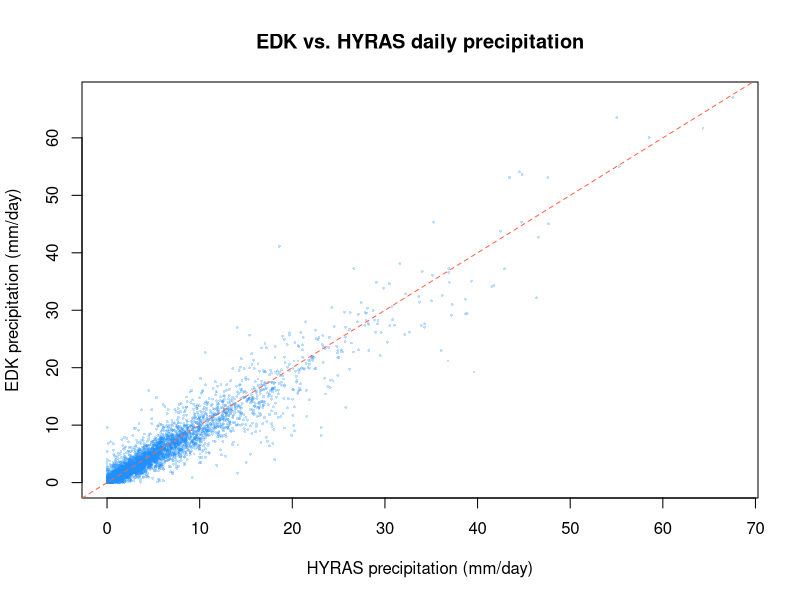

Recreate this plot in R.
################################################################################
####  Merge EDK input (precip + tavg) with HYRAS-derived PET + discharge  ####
################################################################################
# Produces one CSV that can be used to run GR6J with EDK-driven P and T,
# while keeping PET and observed discharge from the HYRAS/course dataset
# (EDK only provides Tavg, not Tmin/Tmax, so Hargreaves-Samani PET cannot be
# recomputed from EDK alone).

setwd("C:/Users/lukas/Documents/Studium/02_semester/Hydrological_modeling/Kammel_model/hydrological-modelling-kammel-catchment")

## ---------------------------------------------------------------------------
## 1) Load both datasets
## ---------------------------------------------------------------------------

ts_hyras <- read.csv("Kammel_all_descriptors_1983_2020.csv")
ts_hyras$date <- as.Date(ts_hyras$date)

edk <- read.csv("Kammel_EDK_input.csv")
edk$date <- as.Date(edk$date)

# NOTE: adjust these two column names below if your Kammel_EDK_input.csv
# uses different names than precip_EDK / tavg_EDK
stopifnot(all(c("date", "precip_EDK", "tavg_EDK") %in% names(edk)))

cat("HYRAS date range:", format(range(ts_hyras$date)), "\n")
cat("EDK   date range:", format(range(edk$date)), "\n")

## ---------------------------------------------------------------------------
## 2) Merge - keep only dates present in BOTH datasets
## ---------------------------------------------------------------------------

ts_edk <- merge(edk, ts_hyras[, c("date", "PET_mm", "discharge_m3_s")], by = "date")

cat("Merged date range:", format(range(ts_edk$date)), "\n")
cat("Merged rows:", nrow(ts_edk), "\n")

## ---------------------------------------------------------------------------
## 3) Unit conversion + cleaning (same steps as the HYRAS pipeline)
## ---------------------------------------------------------------------------

CatchmentArea_km2 <- 254
ts_edk$discharge_mm_d <- ts_edk$discharge_m3_s * 86.4 / CatchmentArea_km2

# clip negative PET values (same artefact-handling as in GR6J_calibration_calval.R)
ts_edk$PET_mm <- pmax(ts_edk$PET_mm, 0)

# sort by date, just in case merge() reordered anything
ts_edk <- ts_edk[order(ts_edk$date), ]

## ---------------------------------------------------------------------------
## 4) Sanity check: compare EDK vs HYRAS precipitation over the overlap period
## ---------------------------------------------------------------------------

ts_hyras_overlap <- ts_hyras[ts_hyras$date %in% ts_edk$date, ]
ts_hyras_overlap <- ts_hyras_overlap[order(ts_hyras_overlap$date), ]

cat("\nCorrelation EDK vs HYRAS precipitation:",
    round(cor(ts_edk$precip_EDK, ts_hyras_overlap$precipitation_mm), 3), "\n")
cat("Mean annual EDK precipitation:  ",
    round(sum(ts_edk$precip_EDK) / (nrow(ts_edk) / 365.25), 1), "mm/yr\n")
cat("Mean annual HYRAS precipitation:",
    round(sum(ts_hyras_overlap$precipitation_mm) / (nrow(ts_hyras_overlap) / 365.25), 1), "mm/yr\n")

png("EDK_vs_HYRAS_precip_scatter.png", width = 8, height = 8, units = "in", res = 300)
plot(ts_hyras_overlap$precipitation_mm, ts_edk$precip_EDK, pch = 16, cex = 0.4,
     col = adjustcolor("dodgerblue", alpha.f = 0.3),
     xlab = "HYRAS precipitation (mm/day)", ylab = "EDK precipitation (mm/day)",
     main = "EDK vs. HYRAS daily precipitation")
abline(0, 1, col = "tomato", lty = 2)
dev.off()

## ---------------------------------------------------------------------------
## 5) Save merged, model-ready EDK input
## ---------------------------------------------------------------------------

write.csv(ts_edk, "Kammel_EDK_merged_input.csv", row.names = FALSE)

cat("\nSaved: Kammel_EDK_merged_input.csv\n")
cat("Columns:", paste(names(ts_edk), collapse = ", "), "\n")
